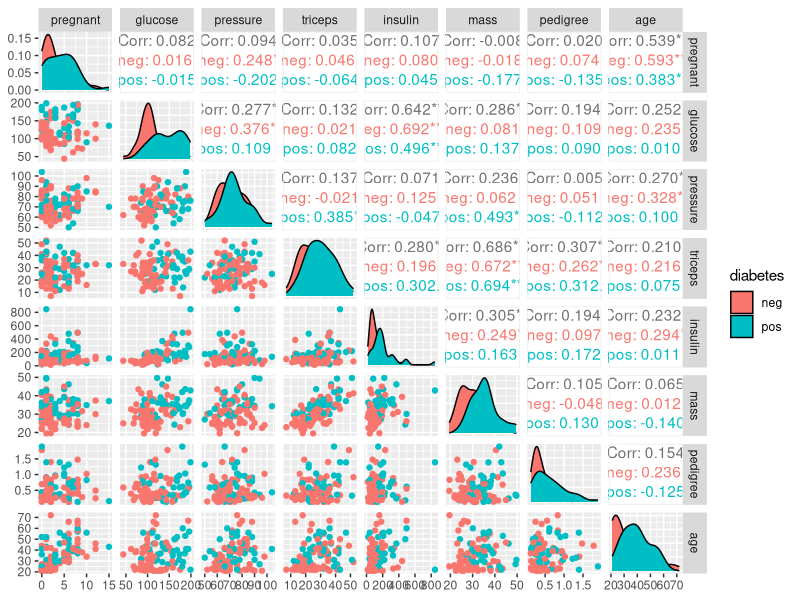
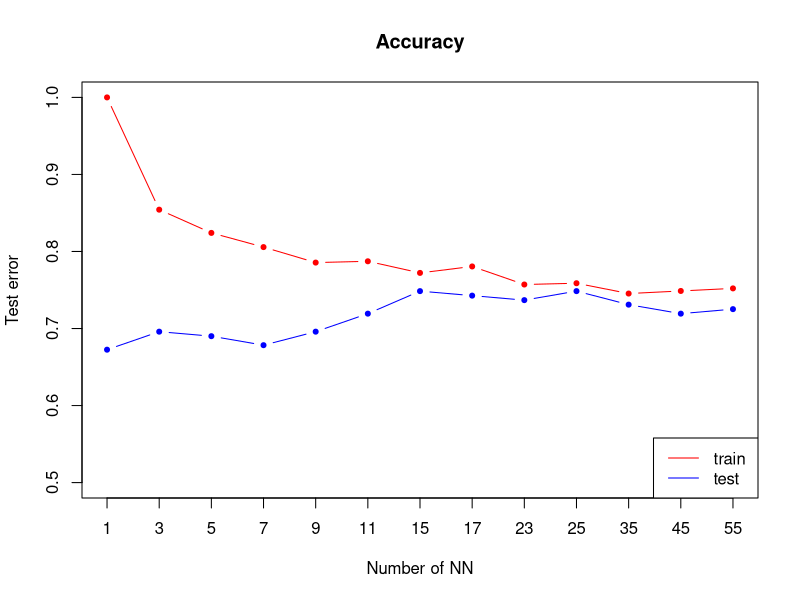
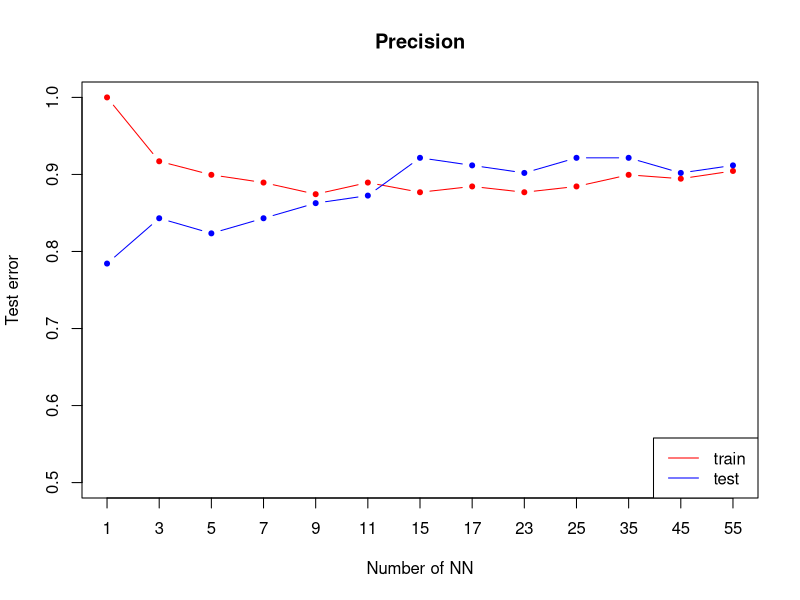
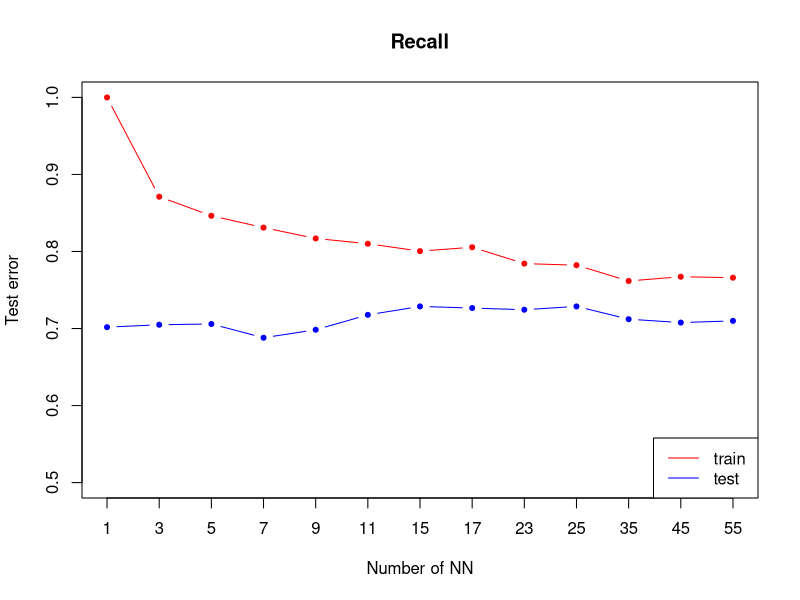
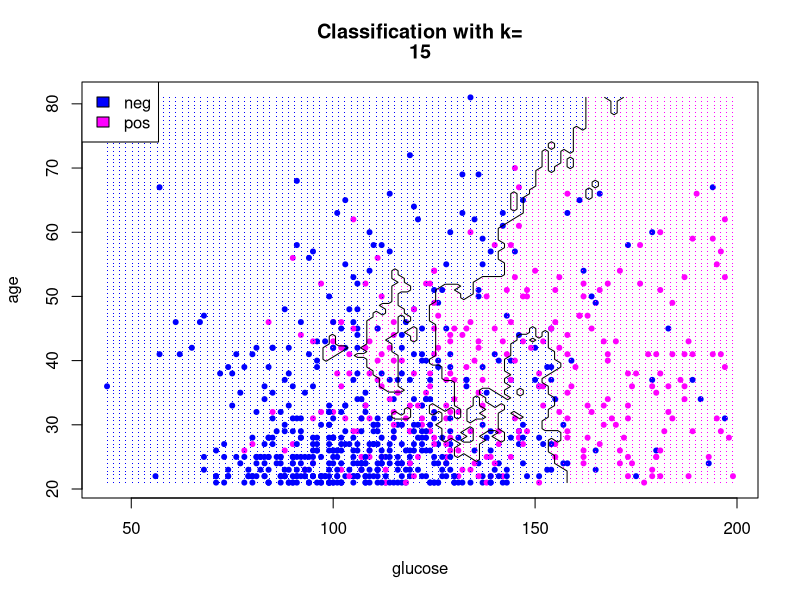
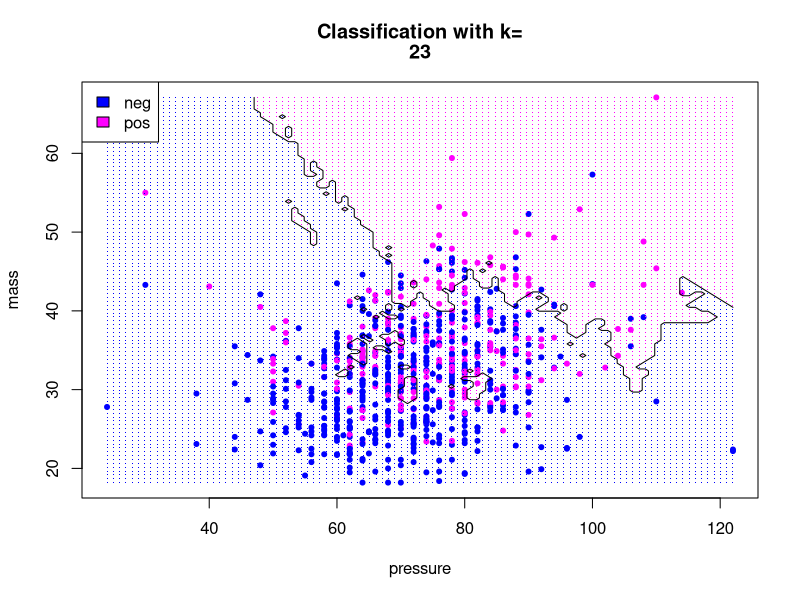
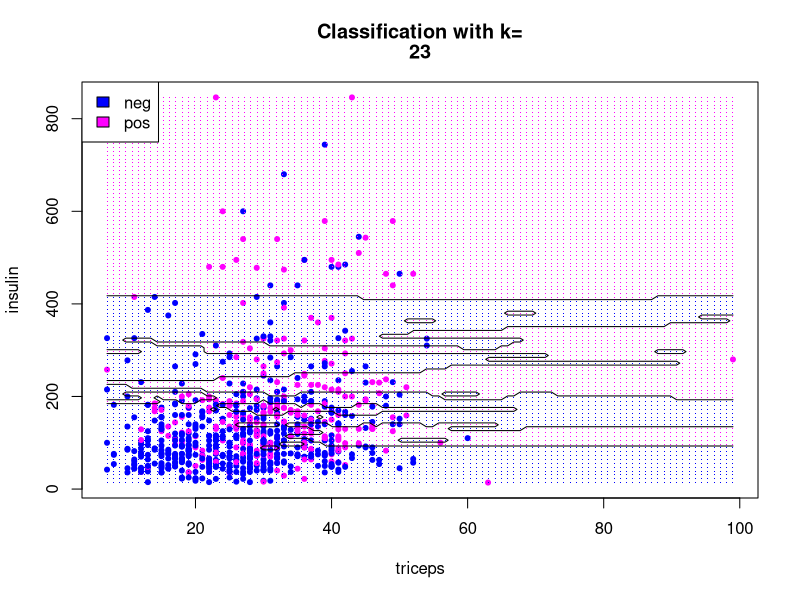
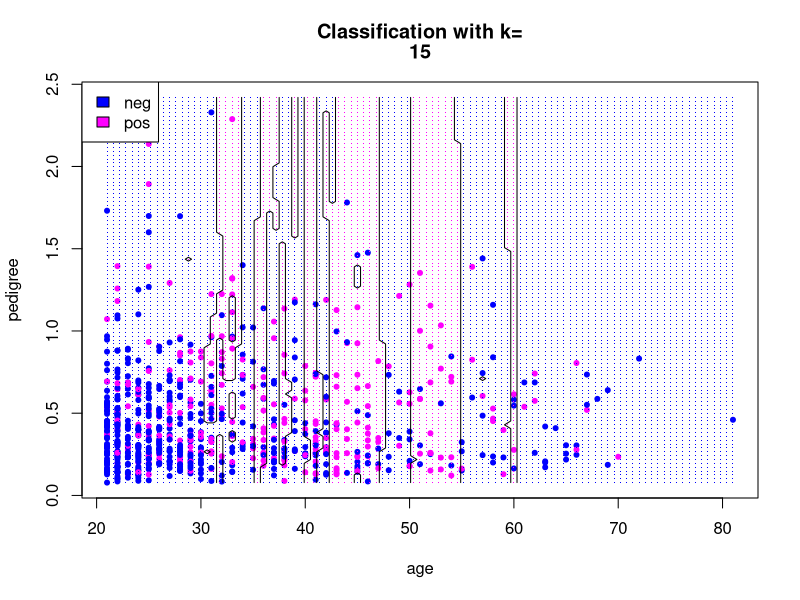

The R source for these figures, in order:
## ---- chunk 1
library("mlbench")
library("caTools")
library("class")
library(mice)
library(grid)
library("rpart")
library(GGally)


utils::data("PimaIndiansDiabetes2")
data <- PimaIndiansDiabetes2

## ---- chunk 2

set.seed(101) 
init = mice(data, maxit=0) 
data <- complete(mice(data, method=init$method, predictorMatrix=init$predictorMatrix, m=5))
## ---- chunk 3
p <- ggpairs(data[sample(1:nrow(data),100),], columns = 1:8, ggplot2::aes(colour=diabetes), lower = list(continuous=wrap("points")), progress=FALSE,legend=1)
p
## ---- chunk 4

sample <- sample.split(data, SplitRatio = 0.8)
train <- subset(data, sample == TRUE)
test  <- subset(data, sample == FALSE)
trainDf <- train[, -9]
testDf <- test[,-9]
## ---- chunk 5


#NA2mean <- function(x) replace(x, is.na(x), mean(x, na.rm = TRUE))
#trainDf <- replace(trainDf, TRUE, lapply(trainDf, NA2mean))
#testDf <- replace(testDf, TRUE, lapply(testDf, NA2mean))

#pred.classes <- knn(trainDf, testDf, train$diabetes, k=5)
#testDf <- cbind(testDf,pred.classes)

## ---- chunk 6
ks <- c(1,3,5,7,9,11,15,17,23,25,35,45,55)# nearest neighbours to try
nks <- length(ks)

accuracy.train <- numeric(length=nks)
accuracy.test <- numeric(length=nks)

precision.train <- numeric(length=nks)
precision.test <- numeric(length=nks)

recall.train <- numeric(length=nks)
recall.test <- numeric(length=nks)
## ---- chunk 7
for (i in seq(along=ks)) {
mod.train <- knn(trainDf,trainDf,k=ks[i],cl=train$diabetes)
confussionMatrixTrain = table(mod.train, train$diabetes)
accuracy.train[i] = sum(mod.train == train$diabetes)/length(train$diabetes)
precision.train[i] = confussionMatrixTrain[1,1]/sum(confussionMatrixTrain[,1])
recall.train[i] = confussionMatrixTrain[1,1]/sum(confussionMatrixTrain[1,])

mod.test <- knn(trainDf, testDf[,-9],k= ks[i],cl= train$diabetes)
confussionMatrixTest = table(mod.test, test$diabetes)
accuracy.test[i] = sum(mod.test == test$diabetes)/length(test$diabetes)
precision.test[i] = confussionMatrixTest[1,1]/sum(confussionMatrixTest[,1])
recall.test[i] = confussionMatrixTest[1,1]/sum(confussionMatrixTest[1,])
}
## ---- chunk 8
plot(accuracy.train,xlab="Number of NN",ylab="Test error",type="n",xaxt="n", ylim=c(0.5, 1),  main="Accuracy")
axis(1, 1:length(ks), as.character(ks))
lines(accuracy.train,type="b",col='red',pch=20)
lines(accuracy.test,type="b",col='blue',pch=20)
legend("bottomright",lty=1,col=c("red","blue"),legend = c("train ", "test "))
## ---- chunk 9
plot(precision.train,xlab="Number of NN",ylab="Test error",type="n",xaxt="n", ylim=c(0.5, 1),  main="Precision")
axis(1, 1:length(ks), as.character(ks))
lines(precision.train,type="b",col='red',pch=20)
lines(precision.test,type="b",col='blue',pch=20)
legend("bottomright",lty=1,col=c("red","blue"),legend = c("train ", "test "))
## ---- chunk 10
plot(recall.train,xlab="Number of NN",ylab="Test error",type="n",xaxt="n", ylim=c(0.5, 1),  main="Recall")
axis(1, 1:length(ks), as.character(ks))
lines(recall.train,type="b",col='red',pch=20)
lines(recall.test,type="b",col='blue',pch=20)
legend("bottomright",lty=1,col=c("red","blue"),legend = c("train ", "test "))
## ---- chunk 11
col1<-c('blue', 'magenta')

plot.knn <- function(k, indexA, indexB) {
  grid.A <- seq(min(data[,indexA]), max(data[,indexA]), (max(data[,indexA]) - min(data[,indexA])) / 100)
  grid.B <- seq(min(data[,indexB]), max(data[,indexB]), (max(data[,indexB]) - min(data[,indexB])) / 100)
  grid <- expand.grid(grid.A,grid.B)
  colnames(grid) <- colnames(trainDf[, c(indexA, indexB)])
  predicted.classes <- knn(trainDf[, c(indexA, indexB)], grid, train$diabetes, k=k)
  plot(data[, indexA], data[ ,indexB], pch=20, col=col1[as.numeric(data$diabetes)], xlab=colnames(data)[indexA], ylab=colnames(data)[indexB])
  points(grid[, 1], grid[,2], pch='.', col=col1[as.numeric(predicted.classes)])  # draw grid
  legend("topleft", legend=levels(data$diabetes),fill =col1)
  title(c("Classification with k=", k))
  predicted.matrix <- matrix(as.numeric(predicted.classes), length(grid.A), length(grid.B))
  contour(grid.A, grid.B, predicted.matrix, levels=c(1.5), drawlabels=FALSE,add=TRUE)
}

## ---- chunk 12
plot.knn(15, 2, 8)
## ---- chunk 13
plot.knn(23, 3, 6)

## ---- chunk 14
plot.knn(23, 4, 5)
## ---- chunk 15
plot.knn(15, 8, 7)
## ---- chunk 16
res.pca <- prcomp(data[,1:8], scale = TRUE)

plot.knn.pca <- function(k) {
  pca.values <- prcomp(trainDf)$x
  grid.PC1 <- seq(min(pca.values[,1]), max(pca.values[,1]), 5)
  grid.PC2 <- seq(min(pca.values[,2]), max(pca.values[,2]), 1)
  grid <- expand.grid(grid.PC1,grid.PC2)
  colnames(grid) <- c('PC1','PC2')
  predicted.classes <- knn(pca.values[,c(1,2)], grid, train$diabetes, k=k)
  plot(pca.values[,1], pca.values[,2], pch=20, col=col1[as.numeric(train$diabetes)], xlab='PC1', ylab='PC2')
  points(grid$PC1, grid$PC2, pch='.', col=col1[as.numeric(predicted.classes)])  # draw grid
  legend("topleft", legend=levels(data$diabetes),fill =col1)
  title(c("PCA Classification with k=", k))
  
  predicted.matrix <- matrix(as.numeric(predicted.classes), length(grid.PC1), length(grid.PC2))
  contour(grid.PC1, grid.PC2, predicted.matrix, levels=c(1.5), drawlabels=FALSE,add=TRUE)
}
## ---- chunk 17
plot.knn.pca(1)
## ---- chunk 18
plot.knn.pca(7)
## ---- chunk 19
plot.knn.pca(15)
## ---- chunk 20
plot.knn.pca(23)
## ---- chunk 21
plot.knn.pca(50)
## ---- chunk 22
plot.knn.pca(100)
## ---- chunk 23
glm <- glm(diabetes~.,family=binomial(logit),data=data)
summary(glm)
## ---- chunk 24
glm2 <- glm(diabetes~pregnant + glucose + insulin + mass + pedigree,family=binomial(logit),data=data)
summary(glm2)
## ---- chunk 25
glm3 <- glm(diabetes~pregnant + glucose + mass + pedigree,family=binomial(logit),data=data)
summary(glm3)
## ---- chunk 26
glm3 <- glm(diabetes~pregnant + glucose + mass + pedigree,family=binomial(logit),data=data)
summary(glm3)
## ---- chunk 27
plot.logRegression.pca <- function() {
  pca.values <- prcomp(trainDf)$x
  pca.df <- as.data.frame.matrix(pca.values[,c(1,2)])
  pca.df$diabetes <- train$diabetes
  
  grid.PC1 <- seq(min(pca.values[,1]), max(pca.values[,1]), 5)
  grid.PC2 <- seq(min(pca.values[,2]), max(pca.values[,2]), 1)
  grid <- expand.grid(grid.PC1,grid.PC2)
  colnames(grid) <- c('PC1','PC2')
    
  glm3 <- glm(diabetes~.,family=binomial(logit),data=pca.df)
  predicted.classes <- predict(glm3, grid, type = "response")
  predicted.classes <- lapply(predicted.classes, function(x) round(x) + 1)

  plot(pca.values[,1], pca.values[,2], pch=20, col=col1[as.numeric(train$diabetes)], xlab='PC1', ylab='PC2')
  points(grid$PC1, grid$PC2, pch='.', col=col1[as.numeric(predicted.classes)])  # draw grid
  legend("topleft", legend=levels(data$diabetes),fill =col1)
  title(c("PCA Classification of loggistic regression"))
  
  predicted.matrix <- matrix(as.numeric(predicted.classes), length(grid.PC1), length(grid.PC2))
  contour(grid.PC1, grid.PC2, predicted.matrix, levels=c(1.5), drawlabels=FALSE,add=TRUE)
}


plot.logRegression.pca()
## ---- chunk 28
plot.logRegression.boundaries <- function(indexA, indexB) {
  grid.A <- seq(min(data[,indexA]), max(data[,indexA]), (max(data[,indexA]) - min(data[,indexA])) / 100)
  grid.B <- seq(min(data[,indexB]), max(data[,indexB]), (max(data[,indexB]) - min(data[,indexB])) / 100)
  grid <- expand.grid(grid.A,grid.B)
  colnames(grid) <- colnames(trainDf[, c(indexA, indexB)])
  
  glm3 <- glm(diabetes~.,family=binomial(logit),data = train[, c(indexA, indexB, 9)])
  predicted.classes <- predict(glm3, grid, type = "response")
  predicted.classes <- lapply(predicted.classes, function(x) round(x) + 1)
  
  plot(data[, indexA], data[ ,indexB], pch=20, col=col1[as.numeric(data$diabetes)], xlab=colnames(data)[indexA], ylab=colnames(data)[indexB])
  
  points(grid[, 1], grid[,2], pch='.', col=col1[as.numeric(predicted.classes)])  # draw grid
  legend("topleft", legend=levels(data$diabetes),fill =col1)
  title(c("Classification with logistic regression"))
  predicted.matrix <- matrix(as.numeric(predicted.classes), length(grid.A), length(grid.B))
  contour(grid.A, grid.B, predicted.matrix, levels=c(1.5), drawlabels=FALSE,add=TRUE)
}


plot.logRegression.boundaries(2, 8)
plot.logRegression.boundaries(3, 6)
## ---- chunk 29
model1 <- rpart(diabetes ~., data = data, method = "class")
str(model1)
# Plot the trees
printcp(model1) # display the results
plotcp(model1) # visualize cross-validation results
summary(model1) # detailed summary of splits
predicted.classes <- predict(model1, testDf, type = "class")

print(1 - mean(predicted.classes == test$diabetes))

# plot tree
plot(model1, uniform=TRUE,
   main="Classification Tree for Diabetess")
text(model1, use.n=TRUE, all=TRUE, cex=.8)
bestcp <- model1$cptable[which.min(model1$cptable[,"xerror"]),"CP"]
model1.pruned <- prune(model1, cp = bestcp)
conf.matrix <- table(data$diabetes, predict(model1.pruned,type="class"))
rownames(conf.matrix) <- paste("Actual", rownames(conf.matrix), sep = ":")
colnames(conf.matrix) <- paste("Pred", colnames(conf.matrix), sep = ":")
print(conf.matrix)
## ---- chunk 30
possible_bucket_sizes <- seq(1, 300, 10)
nks <- length(possible_bucket_sizes)

accuracy.train <- numeric(length=nks)
accuracy.test <- numeric(length=nks)

precision.train <- numeric(length=nks)
precision.test <- numeric(length=nks)

recall.train <- numeric(length=nks)
recall.test <- numeric(length=nks)

for(i in seq(1:length(possible_bucket_sizes))){
  cart_model <- rpart(diabetes ~., data = train, method = "class",control = rpart.control(minbucket = possible_bucket_sizes[i]))
  predicted.classes.test <- predict(cart_model, testDf, type = "class")
  predicted.classes.train <- predict(cart_model, trainDf, type = "class")

    confussionMatrixTrain = table(predicted.classes.train, train$diabetes)
    accuracy.train[i] <- mean(predicted.classes.train == train$diabetes)
    precision.train[i] = confussionMatrixTrain[1,1]/sum(confussionMatrixTrain[,1])
    recall.train[i] = confussionMatrixTrain[1,1]/sum(confussionMatrixTrain[1,])

    confussionMatrixTest = table(predicted.classes.test, test$diabetes)
    accuracy.test[i] <- mean(predicted.classes.test == test$diabetes)
    precision.test[i] = confussionMatrixTest[1,1]/sum(confussionMatrixTest[,1])
    recall.test[i] = confussionMatrixTest[1,1]/sum(confussionMatrixTest[1,])
}

#Accuracy
plot(accuracy.train,xlab="Number of items in leafs",ylab="Test error",type="n",xaxt="n", ylim=c(0.5, 1),  main="Accuracy",)
axis(1, 1:length(ks), as.character(ks))
lines(accuracy.train,type="b",col='red',pch=20)
lines(accuracy.test,type="b",col='blue',pch=20)
legend("bottomright",lty=1,col=c("red","blue"),legend = c("train ", "test "))

#Precision
plot(precision.train,xlab="Number of items in leafs",ylab="Test error",type="n",xaxt="n", ylim=c(0.5, 1),  main="Precision",)
axis(1, 1:length(ks), as.character(ks))
lines(precision.train,type="b",col='red',pch=20)
lines(precision.test,type="b",col='blue',pch=20)
legend("bottomright",lty=1,col=c("red","blue"),legend = c("train ", "test "))


#Recall
plot(recall.train,xlab="Number of items in leafs",ylab="Test error",type="n",xaxt="n", ylim=c(0.5, 1),  main="Recall",)
axis(1, 1:length(ks), as.character(ks))
lines(recall.train,type="b",col='red',pch=20)
lines(recall.test,type="b",col='blue',pch=20)
legend("bottomright",lty=1,col=c("red","blue"),legend = c("train ", "test "))

## ---- chunk 31
plot.treeBoundaries.pca <- function(mb) {
  pca.values <- prcomp(trainDf)$x
  pca.df <- as.data.frame.matrix(pca.values[,c(1,2)])
  pca.df$diabetes <- train$diabetes
  
  grid.PC1 <- seq(min(pca.values[,1]), max(pca.values[,1]), 5)
  grid.PC2 <- seq(min(pca.values[,2]), max(pca.values[,2]), 1)
  grid <- expand.grid(grid.PC1,grid.PC2)
  colnames(grid) <- c('PC1','PC2')
    
  cart_model <- rpart(diabetes ~., data = pca.df, method = "class",control = rpart.control(minbucket = mb))
  predicted.classes <- predict(cart_model, grid, type = "class")

  plot(pca.values[,1], pca.values[,2], pch=20, col=col1[as.numeric(train$diabetes)], xlab='PC1', ylab='PC2')
  points(grid$PC1, grid$PC2, pch='.', col=col1[as.numeric(predicted.classes)])  # draw grid
  legend("topleft", legend=levels(data$diabetes),fill =col1)
  title(c("PCA Classification with mini bucket size =", mb))
  
  predicted.matrix <- matrix(as.numeric(predicted.classes), length(grid.PC1), length(grid.PC2))
  contour(grid.PC1, grid.PC2, predicted.matrix, levels=c(1.5), drawlabels=FALSE,add=TRUE)
}


plot.treeBoundaries.pca(1)
plot.treeBoundaries.pca(20)
plot.treeBoundaries.pca(100)

## ---- chunk 32
plot.treeBoundaries <- function(mb, indexA, indexB) {
  grid.A <- seq(min(data[,indexA]), max(data[,indexA]), (max(data[,indexA]) - min(data[,indexA])) / 100)
  grid.B <- seq(min(data[,indexB]), max(data[,indexB]), (max(data[,indexB]) - min(data[,indexB])) / 100)
  grid <- expand.grid(grid.A,grid.B)
  colnames(grid) <- colnames(trainDf[, c(indexA, indexB)])
  
  cart_model <- rpart(diabetes ~ . , data = train[, c(indexA, indexB, 9)], method = "class",control = rpart.control(minbucket = mb))
  predicted.classes <- predict(cart_model, grid, type = "class")
  
  plot(data[, indexA], data[ ,indexB], pch=20, col=col1[as.numeric(data$diabetes)], xlab=colnames(data)[indexA], ylab=colnames(data)[indexB])
  
  points(grid[, 1], grid[,2], pch='.', col=col1[as.numeric(predicted.classes)])  # draw grid
  legend("topleft", legend=levels(data$diabetes),fill =col1)
  title(c("Classification with minibucket size=", mb))
  predicted.matrix <- matrix(as.numeric(predicted.classes), length(grid.A), length(grid.B))
  contour(grid.A, grid.B, predicted.matrix, levels=c(1.5), drawlabels=FALSE,add=TRUE)
}


plot.treeBoundaries(5, 2, 8)
plot.treeBoundaries(5, 3, 6)
